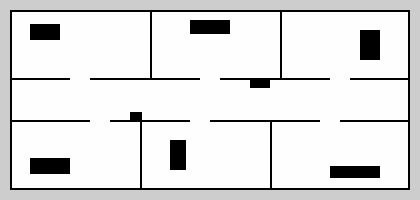
#> input picture src/ame505_bringup/sim/sim_hall.pgm, 420 x 200 px
$ python straighten.py ../../src/ame505_bringup/sim/sim_hall.pgm out.png
#> lines starting #> are read from the running program, lines starting #| are printed output that depends on the picture; after the words box and inside, x2 and y2 are one past the last pixel; in counts of white or black regions, pixels touching at a corner belong together
### ml/map_clean/common.py
"""Shared helpers for the map-cleaning work: map I/O, the three classes, alignment, warping, colours.

A map is a dict: name, cls (H x W uint8 of FREE / OCC / UNK), res (m per cell), origin (x, y of the
lower-left corner in metres, as in a Nav2 map .yaml). Row 0 of `cls` is the TOP of the map.
"""
import math
import os

import cv2
import numpy as np
import yaml
from scipy.spatial import cKDTree

FREE, OCC, UNK = 0, 1, 2
PGM = np.array([254, 0, 205], np.uint8)             # class id -> Nav2 trinary grey value
RGB = np.array([[255, 255, 255], [0, 0, 0], [205, 205, 205]], np.uint8)


def pgm_to_cls(img):
    c = np.full(img.shape, UNK, np.uint8)
    c[img > 250] = FREE
    c[img < 100] = OCC
    return c


# [20 lines left out: functions load_map, save_map, cells_xy, not called in this run]


def rot(th):
    return np.array([[math.cos(th), -math.sin(th)], [math.sin(th), math.cos(th)]])


# [53 lines left out: functions align, warp, not called in this run]


def colour(cls, scale=1):
    img = RGB[cls][..., ::-1].copy()                  # BGR for cv2
    return cv2.resize(img, None, fx=scale, fy=scale, interpolation=cv2.INTER_NEAREST) if scale != 1 else img


# [14 lines left out: functions label, wall_scores, not called in this run]

### ml/map_clean/straighten.py
#!/usr/bin/env python3
"""Straighten a cleaned map (no ML): walls become straight segments along the room's two main directions,
and furniture that is known to be identical (the lab's benches) is redrawn as identical rectangles.

    python -m ml.map_clean.straighten CLEANED.pgm OUT.pgm [--desks 4] [--desk-size L W]

1. Main direction: the angle (mod 90 degrees) that most wall length follows, from short Hough segments.
2. Walls: segments within `--tol` degrees of a main direction are grouped by the line they lie on (within `--snap`
   cells) and merged along it across gaps up to `--gap` cells. Each merged run of at least `--min-len` cells is drawn
   as one straight line. Occupied cells within `--snap` cells of a drawn line are replaced by it.
3. Everything else that was occupied (pillars, curved or short structure) is left exactly as it was.
4. Desks: closed pockets of unknown space with an occupied rim, of desk-like size, are fitted with rectangles. The
   `--desks` most alike are given one shared size (the median, or `--desk-size` in metres) and one shared direction,
   and redrawn: outline occupied, inside unknown.
Free and unknown space elsewhere are not touched, so the output stays on the input's grid.
"""
import argparse
import math
import os

import cv2
import numpy as np
import yaml

from .common import FREE, OCC, PGM, UNK, pgm_to_cls


def main_angle(occ):
    """Dominant wall direction in radians, in [0, pi/2)."""
    lines = cv2.HoughLinesP(occ.astype(np.uint8) * 255, 1, np.pi / 720, threshold=10, minLineLength=10, maxLineGap=2)
    if lines is None:
        return 0.0, np.zeros((0, 4))
    L = np.asarray(lines).reshape(-1, 4).astype(float)
    ang = np.arctan2(L[:, 3] - L[:, 1], L[:, 2] - L[:, 0])
    w = np.hypot(L[:, 2] - L[:, 0], L[:, 3] - L[:, 1])
    th = math.atan2((w * np.sin(4 * ang)).sum(), (w * np.cos(4 * ang)).sum()) / 4          # circular mean with period 90 degrees
    return th % (math.pi / 2), L


def wall_lines(L, th, tol_deg=8.0, snap=1.5, gap=6, min_len=10):
    """-> list of (x1, y1, x2, y2) straight segments in image coordinates."""
    c, s = math.cos(th), math.sin(th)
    out = []
    for horiz in (True, False):
        segs = []
        for x1, y1, x2, y2 in L:
            a = math.atan2(y2 - y1, x2 - x1)
            d = ((a - th - (0 if horiz else math.pi / 2) + math.pi / 2) % math.pi) - math.pi / 2
            if abs(math.degrees(d)) > tol_deg:
                continue
            u1, v1, u2, v2 = x1 * c + y1 * s, -x1 * s + y1 * c, x2 * c + y2 * s, -x2 * s + y2 * c
            if not horiz:
                u1, v1, u2, v2 = v1, u1, v2, u2                                       # along = v, across = u
            segs.append((0.5 * (v1 + v2), min(u1, u2), max(u1, u2)))
        segs.sort()
        i = 0
        while i < len(segs):
            j = i
            while j + 1 < len(segs) and segs[j + 1][0] - segs[i][0] <= 2 * snap:
                j += 1
            grp = segs[i:j + 1]
            wts = np.array([g[2] - g[1] for g in grp])
            pos = float(np.average([g[0] for g in grp], weights=np.maximum(wts, 1e-6)))
            runs = []
            for a0, a1 in sorted((g[1], g[2]) for g in grp):
                if runs and a0 - runs[-1][1] <= gap:
                    runs[-1][1] = max(runs[-1][1], a1)
                else:
                    runs.append([a0, a1])
            for a0, a1 in runs:
                if a1 - a0 >= min_len:
                    if horiz:
                        p, q = (a0, pos), (a1, pos)                                   # (u, v)
                    else:
                        p, q = (pos, a0), (pos, a1)
                    out.append((p[0] * c - p[1] * s, p[0] * s + p[1] * c, q[0] * c - q[1] * s, q[0] * s + q[1] * c))
            i = j + 1
    return out


# [55 lines left out: functions desks_from_labels, find_desks, not called in this run]


def straighten(cls, n_desks=0, desk_size=None, tol=8.0, snap=1.5, gap=6, min_len=10, res=0.05, lab=None):
    occ = cls == OCC
    th, L = main_angle(occ)
    out = cls.copy()
    desks = (desks_from_labels(cls, lab, n_desks, th, desk_size, res) if lab is not None else find_desks(cls, n_desks, th, desk_size, res)) if n_desks else []
    desk_band = np.zeros(cls.shape, np.uint8)
    for (cx, cy), (a, b), ang in desks:
        box = cv2.boxPoints(((cx, cy), (a + 6, b + 6), math.degrees(ang))).astype(np.int32)
        cv2.fillPoly(desk_band, [box], 1)
    fine = cv2.HoughLinesP(occ.astype(np.uint8) * 255, 1, np.pi / 360, threshold=5, minLineLength=max(4, min_len // 2), maxLineGap=2)
    if fine is not None:
        L = np.asarray(fine).reshape(-1, 4).astype(float)
    lines = wall_lines(L, th, tol, snap, gap, min_len)
    drawn = np.zeros(cls.shape, np.uint8)
    for x1, y1, x2, y2 in lines:
        mx, my = int(round((x1 + x2) / 2)), int(round((y1 + y2) / 2))
        if 0 <= my < cls.shape[0] and 0 <= mx < cls.shape[1] and desk_band[my, mx]:
            continue                                                                  # desk edges are drawn by the desk step
        cv2.line(drawn, (int(round(x1)), int(round(y1))), (int(round(x2)), int(round(y2))), 1, 1)
    near = cv2.distanceTransform((drawn == 0).astype(np.uint8), cv2.DIST_L2, 3) <= snap + 0.5
    replaced = occ & near & (desk_band == 0)
    near_free = cv2.dilate((cls == FREE).astype(np.uint8), np.ones((3, 3), np.uint8)) > 0
    out[replaced] = np.where(near_free[replaced], FREE, UNK)
    out[(drawn > 0) & (desk_band == 0)] = OCC
    # join corners: push each line end forward up to `ext` cells and keep the extension only if it reaches another wall
    ext = 6
    for x1, y1, x2, y2 in lines:
        d = np.array([x2 - x1, y2 - y1]); n = np.hypot(*d)
        if n < 1:
            continue
        d = d / n
        for (ex, ey), sgn in (((x2, y2), 1), ((x1, y1), -1)):
            path = []
            for k in range(2, ext + 2):
                px, py = int(round(ex + sgn * d[0] * k)), int(round(ey + sgn * d[1] * k))
                if not (0 <= py < cls.shape[0] and 0 <= px < cls.shape[1]) or desk_band[py, px]:
                    break
                if out[py, px] == OCC:
                    for qx, qy in path:
                        out[qy, qx] = OCC
                    break
                path.append((px, py))
    # never open a wall: a removed cell with no occupied cell within 1.5 cells of it is put back
    far = cv2.distanceTransform((out != OCC).astype(np.uint8), cv2.DIST_L2, 3) > 1.5
    back = replaced & far
    out[back] = OCC
    for (cx, cy), (a, b), ang in desks:
        outer = cv2.boxPoints(((cx, cy), (a + 6, b + 6), math.degrees(ang))).astype(np.int32)
        box = cv2.boxPoints(((cx, cy), (a, b), math.degrees(ang))).astype(np.int32)
        m = np.zeros(cls.shape, np.uint8); cv2.fillPoly(m, [outer], 1)
        old = (m > 0) & (out == OCC)
        out[old] = FREE                                                               # clear the ragged rim...
        fill = np.zeros(cls.shape, np.uint8); cv2.fillPoly(fill, [box], 1)
        out[fill > 0] = UNK                                                           # ...the inside of a desk is unknown...
        cv2.polylines(out, [box], True, int(OCC), 1)                                  # ...and its outline is one clean rectangle
    return out, {'angle_deg': math.degrees(th), 'lines': len(lines), 'desks': [(round(c[0][0], 1), round(c[0][1], 1), round(c[1][0] * res, 2), round(c[1][1] * res, 2), round(math.degrees(c[2]), 1)) for c in desks],
                 'cells_replaced': int(replaced.sum()), 'cells_drawn': int(((drawn > 0) & (desk_band == 0)).sum())}


def main():
    ap = argparse.ArgumentParser()
    ap.add_argument('inp'); ap.add_argument('out')
    ap.add_argument('--desks', type=int, default=0, help='number of identical desks to redraw (0 = none)')
    ap.add_argument('--desk-size', type=float, nargs=2, default=None, help='desk size in metres: long side, short side (0 = take the short side from the map)')
    ap.add_argument('--labels', default='', help='hand label image; desks are then found from cells marked keep')
    ap.add_argument('--tol', type=float, default=8.0); ap.add_argument('--snap', type=float, default=1.5)
    ap.add_argument('--gap', type=int, default=6); ap.add_argument('--min-len', type=int, default=10)
    a = ap.parse_args()
    cls = pgm_to_cls(cv2.imread(a.inp, cv2.IMREAD_GRAYSCALE))
#> in pgm_to_cls, `c = np.full(img.shape, UNK, np.uint8)`: c: shape (200, 420); every value is 2
#> in pgm_to_cls, `c[img > 250] = FREE`:
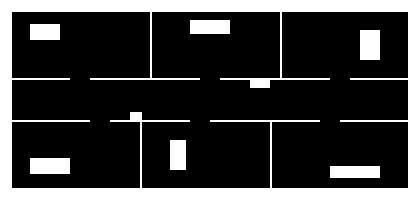
#> c: shape (200, 420); values 0 (black) and 2 (white), 23.6% white; 7 white regions, largest, box (x1, y1, x2, y2) and area: (0, 0, 420, 200) 16432, (30, 158, 70, 174) 640, (360, 30, 380, 60) 600
#> in pgm_to_cls, `c[img < 100] = OCC`:
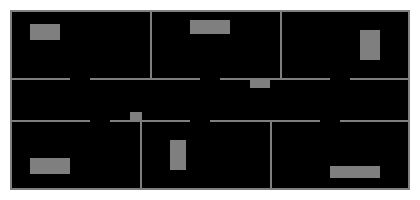
#> c: shape (200, 420); 9.28% of pixels changed, all inside (x1, y1, x2, y2) = (10, 10, 410, 190); drawn with min black and max white
    lab = cv2.imread(a.labels, cv2.IMREAD_UNCHANGED) if a.labels else None
    out, info = straighten(cls, a.desks, a.desk_size, a.tol, a.snap, a.gap, a.min_len, lab=lab)
#> in straighten, `occ = cls == OCC`:
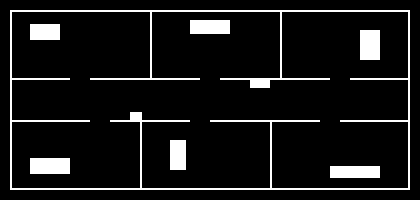
#> occ: shape (200, 420) bool; 9.3% white; 7 white regions, largest, box (x1, y1, x2, y2) and area: (10, 10, 410, 190) 4432, (30, 158, 70, 174) 640, (360, 30, 380, 60) 600
#> in main_angle, `lines = cv2.HoughLinesP(occ.astype(np.uint8) * 255, 1, np.pi / 720, th..`: lines = 158 rows, first 6: [10, 11, 409, 10], [10, 121, 89, 121], [340, 120, 409, 120], [10, 188, 409, 188], [10, 189, 409, 189], [90, 79, 199, 79]
#> in main_angle, `L = np.asarray(lines).reshape(-1, 4).astype(float)`: L has the same summary as lines
#> in main_angle, `ang = np.arctan2(L[:, 3] - L[:, 1], L[:, 2] - L[:, 0])`: ang = 158 values, max 1.57 at index 70, min -1.57 at index 27, mean -0.00302
#> in main_angle, `w = np.hypot(L[:, 2] - L[:, 0], L[:, 3] - L[:, 1])`: w = 158 values, max 399 at index 0, min 10 at index 109, mean 43.36
#> in main_angle, `th = math.atan2((w * np.sin(4 * ang)).sum(), (w * np.cos(4 * ang)).sum..`: th = -0.0102
#> in straighten, `th, L = main_angle(occ)`: th = 1.56; L has the same summary as lines in main_angle
#> in straighten, `desks = (desks_from_labels(cls, lab, n_desks, th, desk_size, res) if l..`: desks = []
#> after the loop in straighten, `for (cx, cy), (a, b), ang in desks:`: desk_band: shape (200, 420); every value is 0
#> in straighten, `fine = cv2.HoughLinesP(occ.astype(np.uint8) * 255, 1, np.pi / 360, thr..`: fine = 199 rows, first 6: [190, 31, 229, 31], [340, 120, 409, 120], [350, 78, 363, 79], [10, 11, 409, 11], [10, 189, 409, 189], [190, 22, 229, 21]
#> in straighten, `L = np.asarray(fine).reshape(-1, 4).astype(float)`: L has the same summary as fine
#> in wall_lines, `c, s = math.cos(th), math.sin(th)`: c = 0.0102; s = 1
#> after the loop in wall_lines, `for horiz in (True, False):`: out = 58 items, first 6: (407.6, 12, 409.4, 187), (280.2, 12, 280.8, 79), (270.2, 120, 270.8, 187), (150.2, 12, 150.8, 78), (139.8, 112, 140.6, 187), (9.73, 12.01, 11.52, 187)
#> in straighten, `lines = wall_lines(L, th, tol, snap, gap, min_len)`: lines has the same summary as out in wall_lines
#> the loop in straighten, `for x1, y1, x2, y2 in lines:` made 58 passes
#> (x1, y1, x2, y2, mx, my) on passes 1 to 12: (407.6, 12, 409.4, 187, 408, 100), (280.2, 12, 280.8, 79, 281, 46), (270.2, 120, 270.8, 187, 270, 154), (150.2, 12, 150.8, 78, 150, 45), (139.8, 112, 140.6, 187, 140, 149), (9.73, 12.01, 11.52, 187, 11, 100), (409, 8.46, 10.02, 12.54, 210, 10), (229, 21.18, 190, 21.57, 209, 21), (58.98, 22.91, 38.99, 23.12, 49, 23), (229, 24.59, 190, 24.98, 210, 25), (59, 26.32, 29.99, 26.62, 44, 26), (229, 28.28, 190, 28.67, 210, 28)
#> after the loop in straighten, `for x1, y1, x2, y2 in lines:`:
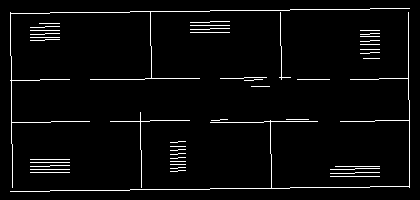
#> drawn: shape (200, 420); values 0 (black) and 1 (white), 3.8% white in thin lines or dots, all inside (x1, y1, x2, y2) = (10, 8, 410, 192)
#> in straighten, `near = cv2.distanceTransform((drawn == 0).astype(np.uint8), cv2.DIST_L..`: near: shape (200, 420) bool; 17.5% white; 10 white regions, largest, box (x1, y1, x2, y2) and area: (8, 6, 412, 194) 10012, (328, 164, 382, 179) 765, (28, 157, 72, 175) 760
#> in straighten, `replaced = occ & near & (desk_band == 0)`: replaced: shape (200, 420) bool; 8.9% white; 10 white regions, largest, box (x1, y1, x2, y2) and area: (10, 10, 410, 190) 3869, (30, 158, 70, 174) 640, (330, 166, 380, 178) 597
#> in straighten, `near_free = cv2.dilate((cls == FREE).astype(np.uint8), np.ones((3, 3),..`: near_free: shape (200, 420) bool; 80.8% white; 9 black regions, largest, box (x1, y1, x2, y2) and area: (0, 0, 420, 200) 13156, (31, 159, 69, 173) 532, (361, 31, 379, 59) 504
#> in straighten, `out[(drawn > 0) & (desk_band == 0)] = OCC`:
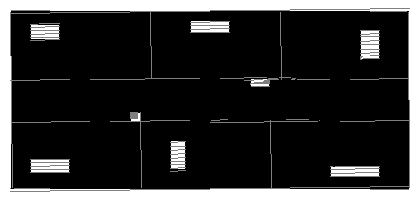
#> out: shape (200, 420); min 0, max 2, mean 0.388; drawn with min black and max white
#> the loop in straighten, `for x1, y1, x2, y2 in lines:` made 58 passes
#> (x1, y1, x2, y2, d, n) on passes 1 to 12: (407.6, 12, 409.4, 187, [0.0102, 1], 175), (280.2, 12, 280.8, 79, [0.0102, 1], 67.01), (270.2, 120, 270.8, 187, [0.0102, 1], 67.01), (150.2, 12, 150.8, 78, [0.0102, 1], 66.01), (139.8, 112, 140.6, 187, [0.0102, 1], 75.02), (9.73, 12.01, 11.52, 187, [0.0102, 1], 175), (409, 8.46, 10.02, 12.54, [-1, 0.0102], 399), (229, 21.18, 190, 21.57, [-1, 0.0102], 39.03), (58.98, 22.91, 38.99, 23.12, [-1, 0.0102], 19.99), (229, 24.59, 190, 24.98, [-1, 0.0102], 39.03), (59, 26.32, 29.99, 26.62, [-1, 0.0102], 29.02), (229, 28.28, 190, 28.67, [-1, 0.0102], 39.04)
#> after the loop in straighten, `for x1, y1, x2, y2 in lines:`: out: shape (200, 420); 0.01% of pixels changed, all inside (x1, y1, x2, y2) = (12, 9, 409, 191)
#> in straighten, `far = cv2.distanceTransform((out != OCC).astype(np.uint8), cv2.DIST_L2..`: far: shape (200, 420) bool; 87.3% white; 10 black regions, largest, box (x1, y1, x2, y2) and area: (9, 7, 411, 193) 7254, (29, 158, 71, 174) 632, (329, 165, 381, 178) 601
#> in straighten, `back = replaced & far`: back: shape (200, 420) bool; 1% white in thin lines or dots, all inside (x1, y1, x2, y2) = (10, 10, 380, 190)
#> in straighten, `out[back] = OCC`:
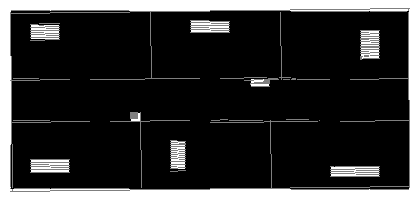
#> out: shape (200, 420); min 0, max 2, mean 0.385; drawn with min black and max white
#> info = {'angle_deg': 89.41, 'lines': 58, 'desks': [], 'cells_replaced': 7474, 'cells_drawn': 3184}
    cv2.imwrite(a.out, PGM[out])
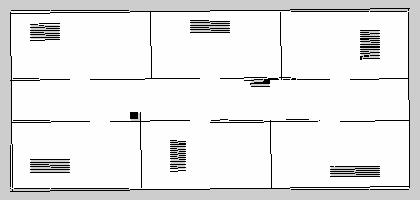
#> saved as out.png: shape (200, 420); min 0, max 254, mean 232.6
    y_in = os.path.splitext(a.inp)[0] + '.yaml'
    if os.path.exists(y_in):
        y = yaml.safe_load(open(y_in)); y['image'] = os.path.basename(a.out)
        yaml.safe_dump(y, open(os.path.splitext(a.out)[0] + '.yaml', 'w'), default_flow_style=None, sort_keys=False)
    print(f"{a.inp} -> {a.out}: main direction {info['angle_deg']:.1f} deg, {info['lines']} straight wall segments, {info['cells_replaced']} ragged cells replaced by {info['cells_drawn']} line cells")
#| ../../src/ame505_bringup/sim/sim_hall.pgm -> out.png: main direction 89.4 deg, 58 straight wall segments, 7474 ragged cells replaced by 3184 line cells
    for d in info['desks']:
        print(f'  desk at cell ({d[0]}, {d[1]}): {d[2]} x {d[3]} m, direction {d[4]} deg')
#> this loop made 0 passes


if __name__ == '__main__':
    main()
